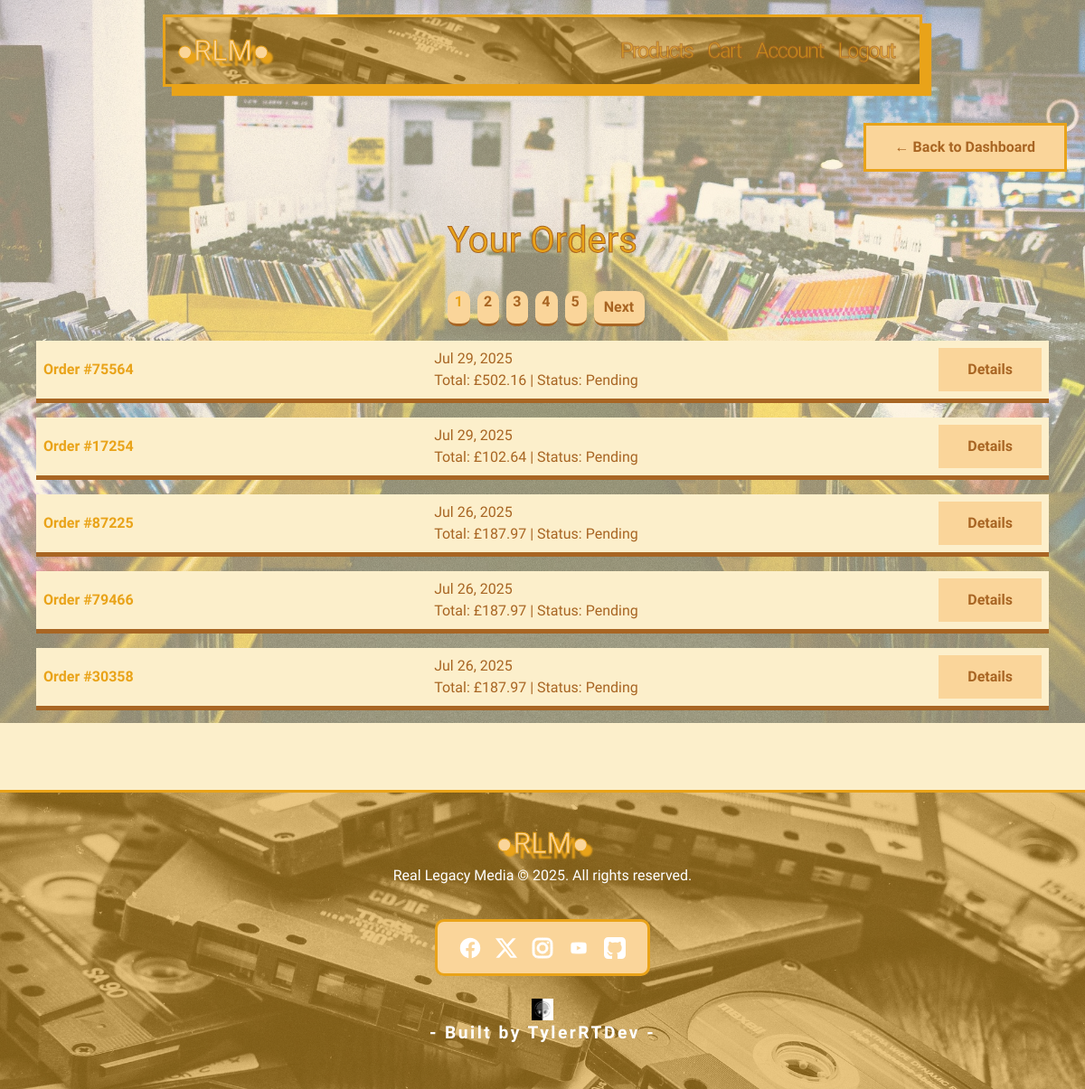
The app's page /accounts/orders/ (signed in) with its own data.
### checkout/models.py (models this page shows, shortened)
class CheckoutOrder(models.Model):
    STATUS_CHOICES = [
        ('pending', 'Pending'),
        ('shipped', 'Shipped'),
        ('delivered', 'Delivered'),
    ]
    user = models.ForeignKey(User, on_delete=models.CASCADE, null=True, blank=True)
    order_number = models.CharField(max_length=5, unique=True, blank=True, null=True)
    guest_email = models.EmailField(blank=True, null=True)
    city = models.CharField(max_length=50, null=True, blank=True)
    postcode = models.CharField(max_length=20, null=True, blank=True)
    total_amount = models.DecimalField(max_digits=10, decimal_places=2)
    status = models.CharField(max_length=20, choices=STATUS_CHOICES, default='pending')
    created_at = models.DateTimeField(auto_now_add=True)
    full_name = models.CharField(max_length=100, null=True, blank=True)
    shipping_address = models.TextField(null=True, blank=True)
    shipping_city = models.CharField(max_length=50, null=True, blank=True)
    shipping_postcode = models.CharField(max_length=20, null=True, blank=True)
    billing_address = models.TextField(null=True, blank=True)
    billing_city = models.CharField(max_length=20,null=True, blank=True)
    billing_postcode = models.CharField(max_length=20,null=True, blank=True)

### accounts/views.py (the view)
# urls.py: path('orders/', views.order_history_view, name='order_history'),
@login_required
def order_history_view(request):
    orders = CheckoutOrder.objects.filter(user=request.user).order_by('-created_at')
    paginator = Paginator(orders, 5)  # Show 5 orders per page
    page_number = request.GET.get('page')
    page_obj = paginator.get_page(page_number)
    return render(request, 'accounts/order_history.html', {
        'orders': orders,
        'page_obj': page_obj
    })

### templates/accounts/order_history.html (shortened to what this page needs)
{% extends 'base.html' %}
{% block content %}
    <div class="back-button d-flex justify-content-end mb-1">
        <a href="{% url 'accounts:profile' %}" class="back-btn-retro">
        <span> ←</span> Back to Dashboard
        </a>
    </div>
    <div class="order-history container py-5">
        <div class="account-orders-title">
            <h1>Your Orders</h1>
        </div>
        <div class="text-center">
            <nav aria-label="Order pagination">
                <ul class="pagination justify-content-center">
                {% for num in page_obj.paginator.page_range %}
                    <li class="page-item {% if page_obj.number == num %}active{% endif %}">
                    <a class="page-link page-num" href="?page={{ num }}">{{ num }}</a>
                    </li>
                {% endfor %}
                {% if page_obj.has_next %}
                    <li class="page-item">
                    <a class="page-link" href="?page={{ page_obj.next_page_number }}">Next</a>
                    </li>
                {% endif %}
                </ul>
            </nav>
        </div>
        {% if page_obj.object_list %}
            <ul class="list-group">
                {% for order in page_obj.object_list %}
                    <li class="list-group-item p-2">
                        <div class="d-flex justify-content-end justify-content-between align-items-center">
                    <strong>Order #{{ order.order_number }}</strong>{{ order.created_at|date:"M d, Y" }}
                    <br>
                    Total: £{{ order.total_amount }} | Status: {{ order.status|capfirst }}
                        <a href="{% url 'accounts:order_detail' order.id %}" class="btn-retro">Details</a>
                    </div>
                </li>
                {% endfor %}
            </ul>
        {% else %}
            <div class="no-orders-text-container d-flex justify-content-center align-items-center flex-column">
                <img src="/static/images/icons/empty-cart.png" alt="Empty order">
                <h5 class="no-orders-text text-center">No orders yet...</h5>
            </div>
        {% endif %}
    </div>
{% endblock %}

### static/css/style.css (style rules this page uses)
:root { --black: #000000; --brown: #a86523; --orange: #E9A319; --peach: #fad59a; --cream: #fcefcb; --text-color: #000000; }
body { font-family: 'Kodchasan', sans-serif; color: var(--text-color); background-color: var(--cream); }
h1, h2, h3, h4 { font-family: 'Brexon', sans-serif; color: var(--brown); }
.back-btn-retro { border: solid 3px var(--orange); color: var(--brown); border-radius: 0px; font-weight: bold; text-decoration: none; padding: 0.75rem 2rem; background-color: var(--peach); transition: 0.5s; }
.btn-retro { border: none; color: var(--brown); border-radius: 0px; font-weight: bold; text-decoration: none; padding: 0.75rem 2rem; background-color: var(--peach); transition: 0.5s; }
.back-button { display: flex; align-self: flex-end; margin-bottom: 2rem; justify-content: space-around; }
.back-btn-retro { border-radius: 3px var(--brown); }
.account-orders-title { padding-bottom: 0.5rem; text-align: center; margin-bottom: 1rem; -webkit-text-fill-color: var(--orange); -webkit-text-stroke-width: 1px; -webkit-text-stroke-color: var(--brown); }
.list-group { border-radius: 0px; }
.pagination { --bs-pagination-hover-color: var(--brown); --bs-pagination-hover-bg: none; --bs-pagination-hover-border-color: none; --bs-pagination-border-color: none; --bs-pagination-focus-bg: none; --bs-pagination-focus-box-shadow: none; --bs-pagination-focus-color: none; }
.pagination .page-link { background-color: transparent; color: var(--brown); border-radius: 100%; border: none; }
.pagination .page-item { background-color: var(--peach); border-bottom: solid 3px var(--brown); border-radius: 10px; margin-left: 0.5rem; font-weight: bold; }
.pagination .page-item.active .page-link { background-color: transparent; border-color: var(--orange); color: var(--orange); border-radius: 100%; border: none; }
.pagination .page-num { color: var(--brown); padding-left: 0.5rem; padding-right: 0.5rem; padding-top: 0; }
.order-history .list-group .list-group-item { border: none; border-bottom: 5px solid var(--brown); background: var(--cream); margin-bottom: 1rem; transition: 0.7s ease; color: var(--brown); }
.order-history ul li div strong { color: var(--orange); }
@media (min-width: 1024px) and (max-width: 1439px) { .container { max-width: 1200px; padding: 0 20px; } }

### records on screen
CheckoutOrder: order_number "75564", created_at "Jul 29, 2025", total_amount "502.16", status "Pending"
CheckoutOrder: order_number "17254", created_at "Jul 29, 2025", total_amount "102.64", status "Pending"
CheckoutOrder: order_number "87225", created_at "Jul 26, 2025", total_amount "187.97", status "Pending"
CheckoutOrder: order_number "79466", created_at "Jul 26, 2025", total_amount "187.97", status "Pending"
CheckoutOrder: order_number "30358", created_at "Jul 26, 2025", total_amount "187.97", status "Pending"

### other values on screen
{{ num }} "1" "2" "3" "4" "5"
